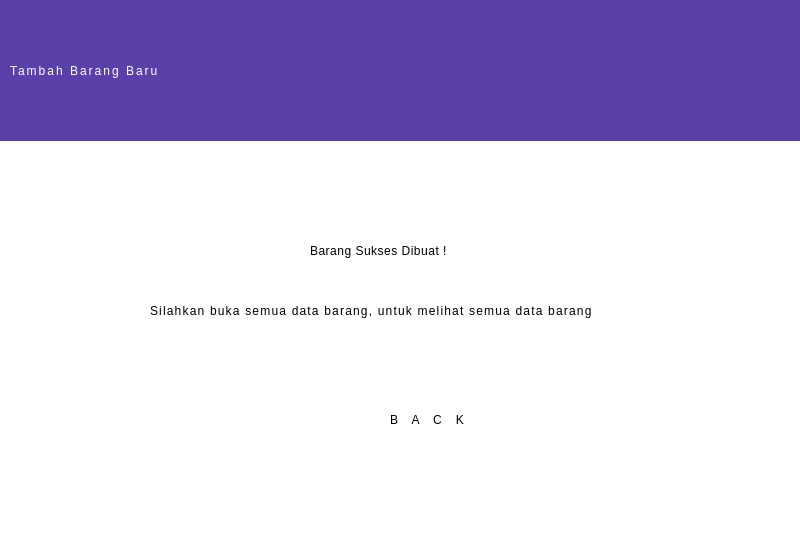
<?xml version="1.0" encoding="UTF-8"?>
<ui version="4.0">
 <class>Dialog</class>
 <widget class="QDialog" name="Dialog">
  <property name="geometry">
   <rect>
    <x>0</x>
    <y>0</y>
    <width>800</width>
    <height>550</height>
   </rect>
  </property>
  <property name="windowTitle">
   <string>Dialog</string>
  </property>
  <widget class="QWidget" name="widget" native="true">
   <property name="geometry">
    <rect>
     <x>-10</x>
     <y>0</y>
     <width>811</width>
     <height>550</height>
    </rect>
   </property>
   <property name="styleSheet">
    <string notr="true">background-color:white;
</string>
   </property>
   <widget class="QLabel" name="lSubTitle">
    <property name="geometry">
     <rect>
      <x>160</x>
      <y>290</y>
      <width>581</width>
      <height>41</height>
     </rect>
    </property>
    <property name="styleSheet">
     <string notr="true">
font: 57 12pt &quot;Noto Looped Lao &quot;;
letter-spacing:1.2px;</string>
    </property>
    <property name="text">
     <string>Silahkan buka semua data barang, untuk melihat semua data barang</string>
    </property>
   </widget>
   <widget class="QLabel" name="label_6">
    <property name="geometry">
     <rect>
      <x>40</x>
      <y>430</y>
      <width>141</width>
      <height>21</height>
     </rect>
    </property>
    <property name="styleSheet">
     <string notr="true">font: 25 12pt &quot;Noto Looped Lao Light&quot;;
letter-spacing:1px;</string>
    </property>
    <property name="text">
     <string/>
    </property>
   </widget>
   <widget class="QLabel" name="lSubTitle_2">
    <property name="geometry">
     <rect>
      <x>320</x>
      <y>230</y>
      <width>231</width>
      <height>41</height>
     </rect>
    </property>
    <property name="styleSheet">
     <string notr="true">
font: 57 15pt &quot;Noto Looped Lao &quot;;
letter-spacing:0.5px;</string>
    </property>
    <property name="text">
     <string>Barang Sukses Dibuat !</string>
    </property>
   </widget>
   <widget class="QWidget" name="widget_2" native="true">
    <property name="geometry">
     <rect>
      <x>0</x>
      <y>0</y>
      <width>811</width>
      <height>141</height>
     </rect>
    </property>
    <property name="styleSheet">
     <string notr="true">background-color:#5941A9;</string>
    </property>
    <widget class="QLabel" name="lTitle_2">
     <property name="geometry">
      <rect>
       <x>20</x>
       <y>50</y>
       <width>391</width>
       <height>41</height>
      </rect>
     </property>
     <property name="styleSheet">
      <string notr="true">color:white;
font: 57 22pt &quot;Noto Looped Lao Medium&quot;;
letter-spacing:2px;</string>
     </property>
     <property name="text">
      <string>Tambah Barang Baru</string>
     </property>
    </widget>
    <widget class="QWidget" name="widget_3" native="true">
     <property name="geometry">
      <rect>
       <x>530</x>
       <y>100</y>
       <width>811</width>
       <height>141</height>
      </rect>
     </property>
     <property name="styleSheet">
      <string notr="true">background-color:#5941A9;</string>
     </property>
     <widget class="QLabel" name="lSubTitle_5">
      <property name="geometry">
       <rect>
        <x>40</x>
        <y>90</y>
        <width>341</width>
        <height>41</height>
       </rect>
      </property>
      <property name="styleSheet">
       <string notr="true">color:white;
font: 57 10pt &quot;Noto Looped Lao Medium&quot;;
letter-spacing:3px;</string>
      </property>
      <property name="text">
       <string>Silhkan pilih 2 menu dibawah ini</string>
      </property>
     </widget>
     <widget class="QLabel" name="lTitle_4">
      <property name="geometry">
       <rect>
        <x>40</x>
        <y>40</y>
        <width>321</width>
        <height>41</height>
       </rect>
      </property>
      <property name="styleSheet">
       <string notr="true">color:white;
font: 57 22pt &quot;Noto Looped Lao Medium&quot;;
letter-spacing:2px;</string>
      </property>
      <property name="text">
       <string>Pengaturan</string>
      </property>
     </widget>
    </widget>
   </widget>
   <widget class="QLabel" name="lTitle_3">
    <property name="geometry">
     <rect>
      <x>400</x>
      <y>410</y>
      <width>91</width>
      <height>20</height>
     </rect>
    </property>
    <property name="styleSheet">
     <string notr="true">font: 57 10pt &quot;Noto Looped Lao Medium&quot;;

letter-spacing :2.5px;</string>
    </property>
    <property name="text">
     <string>B  A  C  K</string>
    </property>
   </widget>
   <widget class="QLabel" name="lbl_Back">
    <property name="geometry">
     <rect>
      <x>420</x>
      <y>370</y>
      <width>31</width>
      <height>31</height>
     </rect>
    </property>
    <property name="text">
     <string/>
    </property>
    <property name="pixmap">
     <pixmap>../icon/previous.png</pixmap>
    </property>
    <property name="scaledContents">
     <bool>true</bool>
    </property>
   </widget>
  </widget>
 </widget>
 <resources/>
 <connections/>
</ui>
